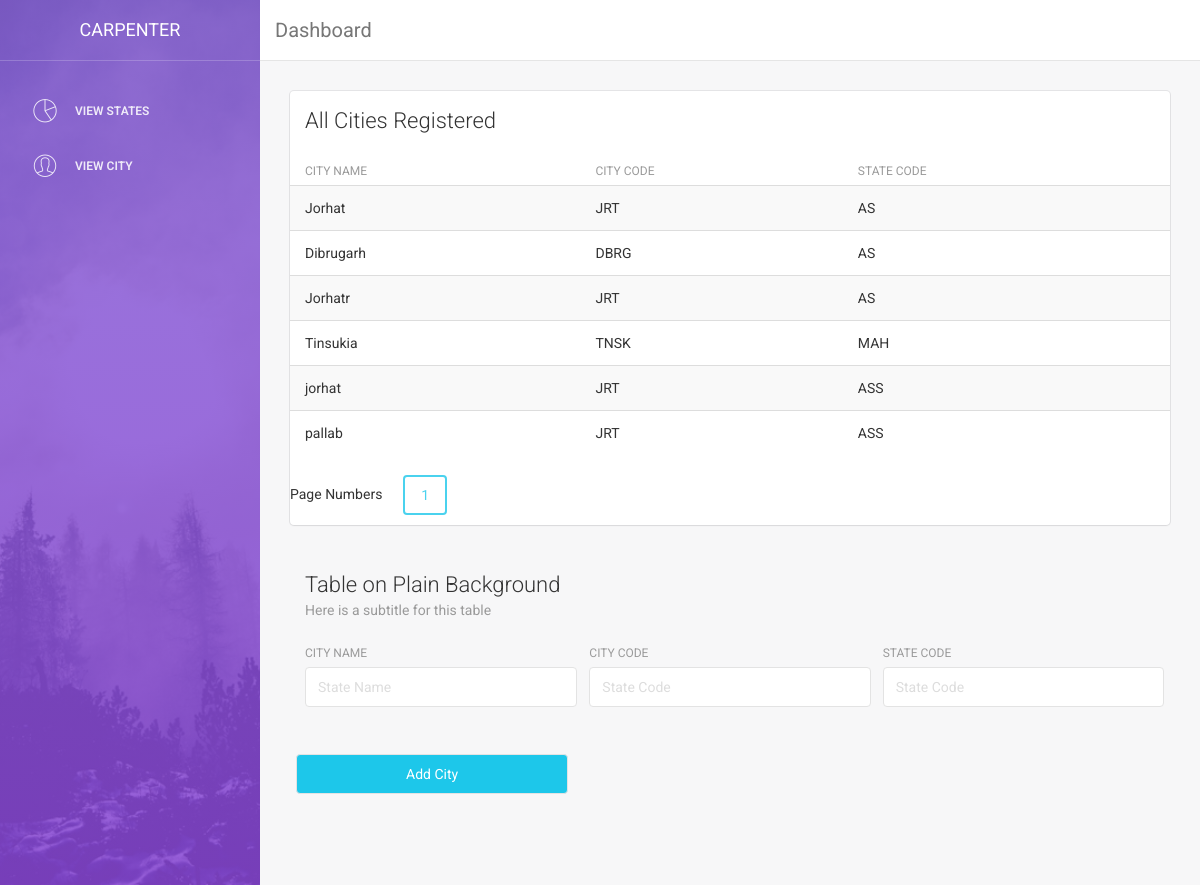
Page /admin/city_view.php on the committed database.
### tables this page shows
CREATE TABLE `city_master` (
  `id` int(11) NOT NULL,
  `city_name` varchar(100) NOT NULL,
  `city_code` varchar(100) NOT NULL,
  `state_code` varchar(10) NOT NULL
);

### admin/city_view.php (the view, shortened to what this page needs)
<?php include '../config.php';
?>
<!doctype html>
<html lang="en">
<head>
    <link href="assets/css/bootstrap.min.css" rel="stylesheet" />
    <link href="assets/css/animate.min.css" rel="stylesheet"/>
    <link href="assets/css/light-bootstrap-dashboard.css" rel="stylesheet"/>
    <link href="assets/css/demo.css" rel="stylesheet" />
    <link href="http://maxcdn.bootstrapcdn.com/font-awesome/4.2.0/css/font-awesome.min.css" rel="stylesheet">
    <link href="assets/css/pe-icon-7-stroke.css" rel="stylesheet" />
</head>
<body>
<?php include 'template/navbar.php' ?>
        <div class="content">
            <div class="container-fluid">
                <div class="row">
                    <div class="col-md-12">
                        <div class="card">
                            <div class="header">
                                <h4 class="title">All Cities Registered</h4>
                            </div>
                            <div class="content table-responsive table-full-width">
                                    <?php
                                    $datatable = "city_master";
                $results_per_page = 20;
                        if (isset($_GET["page"])) { $page  = $_GET["page"]; } else { $page=1; };
                        $start_from = ($page-1) * $results_per_page;
                        $sql = "SELECT * FROM ".$datatable." ORDER BY ID ASC LIMIT $start_from, ".$results_per_page;
                        $rs_result = $conn->query($sql);
                        ?>
                        <table class="table table-hover table-striped">
                                                            <thead>
                                                                <th>City Name</th>
                                                                <th>City Code</th>
                                                                <th>State Code</th>
                                                            </thead>
                        <?php
                         while($row = $rs_result->fetch_assoc()) {
                        ?>
                                    <tr>
                                    <td><?php echo $row["city_name"]; ?></td>
                                    <td><?php echo $row["city_code"]; ?></td>
                                    <td><?php echo $row["state_code"]; ?></td>
                                    </tr>
                        <?php
                        };
                        ?>
                        </table>
                        <?php
                        $sql = "SELECT COUNT(ID) AS total FROM ".$datatable;
                        $result = $conn->query($sql);
                        $row = $result->fetch_assoc();
                        $total_pages = ceil($row["total"] / $results_per_page);
                          echo"Page Numbers&nbsp; &nbsp; &nbsp; ";
                        for ($i=1; $i<=$total_pages; $i++) {
                                    echo "<a href='city_view.php?page=".$i."'";
                                    if ($i==$page)  echo " class='curPage btn btn-info'";
                                    echo ">".$i."</a> ";
                        };
                        ?>
                            </div>
                        </div>
                    </div>
                    <div class="col-md-12">
                        <div class="card card-plain">
                            <div class="header">
                                <h4 class="title">Table on Plain Background</h4>
                                <p class="category">Here is a subtitle for this table</p>
                            </div>
                                <div class="content">
                                <form action="<?php echo htmlspecialchars($_SERVER["PHP_SELF"]); ?>" method="post" enctype="multipart/form-data" name="city_add_form">
                                    <div class="row">
                                        <div class="col-md-4">
                                            <div class="form-group">
                                                <label>City Name</label>
                                                <input type="text" class="form-control" name="city_name" id="city_name" placeholder="State Name" required="required" pattern="^[a-zA-Z]{2,100}$" title="City Name cannot be less than 2 characters and only letters allowed and maximum 100 characters" maxlength="100">
                                            </div>
                                        </div>
                                        <div class="col-md-4">
                                            <div class="form-group">
                                                <label for="exampleInputEmail1">City Code</label>
                                                <input type="text" class="form-control" name="city_code" id="city_code" placeholder="State Code" required="required" onkeyup="checkcitycode();" pattern="^[a-zA-Z]{2,4}$" title="City Code cannot be less than 2 characters and only letters allowed and maximum 4 characters" maxlength="100">
                                            </div>
                                        </div>
                                        <div class="col-md-4">
                                            <div class="form-group">
                                                <label for="exampleInputEmail1">State Code</label>
                                                <input type="text" class="form-control" name="state_code" id="state_code" placeholder="State Code" autocomplete="off" required="required" pattern="^[a-zA-Z]{2,4}$" title="State Code cannot be less than 2 characters and only letters allowed and maximum 4 characters" maxlength="100" >
                                            </div>
                                        </div>
                                        <div class="col-md-4">
                                            <div class="form-group">
                                                 <label for="exampleInputEmail1"></label><br>
                                                <button type="submit" onsubmit="checkcitycode();" name="submit" class="form-control btn btn-info btn-fill">Add City</button>
                                            </div>
                                        </div>
                                    </div>
                                </form>
                            </div>
                        </div>
                    </div>
                </div>
            </div>
        </div>
<?php include 'template/footer.php' ?>
</body>
</html>

### admin/template/navbar.php (shortened to what this page needs)
<div class="wrapper">
    <div class="sidebar" data-color="purple" data-image="assets/img/sidebar-5.jpg">
        <div class="sidebar-wrapper">
            <div class="logo">
                <a class="simple-text">
                    Carpenter
                </a>
            </div>
            <ul class="nav">
                <li>
                    <a href="state_view.php">
                        <i class="pe-7s-graph"></i>
                        <p>View States</p>
                    </a>
                </li>
                <li>
                    <a href="city_view.php">
                        <i class="pe-7s-user"></i>
                        <p>View City</p>
                    </a>
                </li>
            </ul>
        </div>
    </div>
    <div class="main-panel">
        <nav class="navbar navbar-default navbar-fixed">
            <div class="container-fluid">
                <div class="navbar-header">
                    <a class="navbar-brand" href="#">Dashboard</a>
                </div>
                <div class="collapse navbar-collapse">
                </div>
            </div>
        </nav>

### admin/template/footer.php
    </div>
</div>

### rows in the picture
city_master: city_name "Jorhat", city_code "JRT", state_code "AS"
city_master: city_name "Dibrugarh", city_code "DBRG", state_code "AS"
city_master: city_name "Jorhatr", city_code "JRT", state_code "AS"
city_master: city_name "Tinsukia", city_code "TNSK", state_code "MAH"
city_master: city_name "jorhat", city_code "JRT", state_code "ASS"
city_master: city_name "pallab", city_code "JRT", state_code "ASS"
